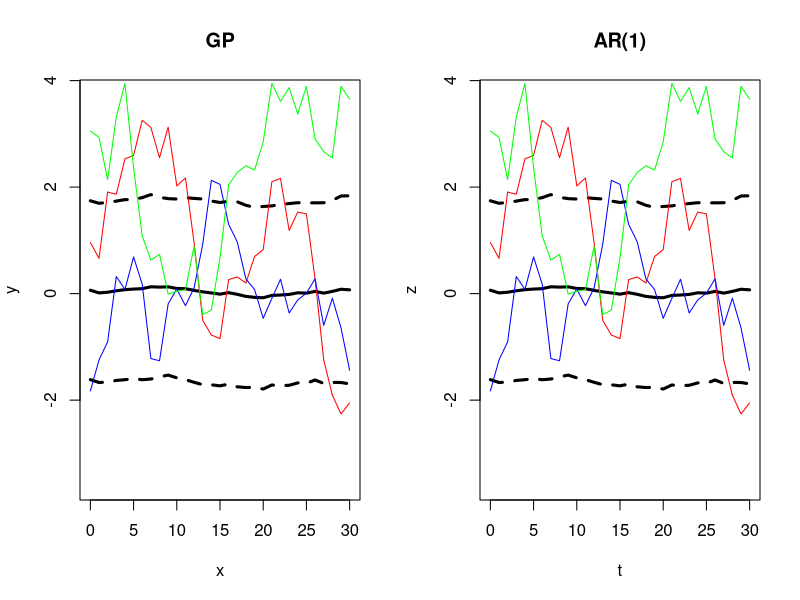
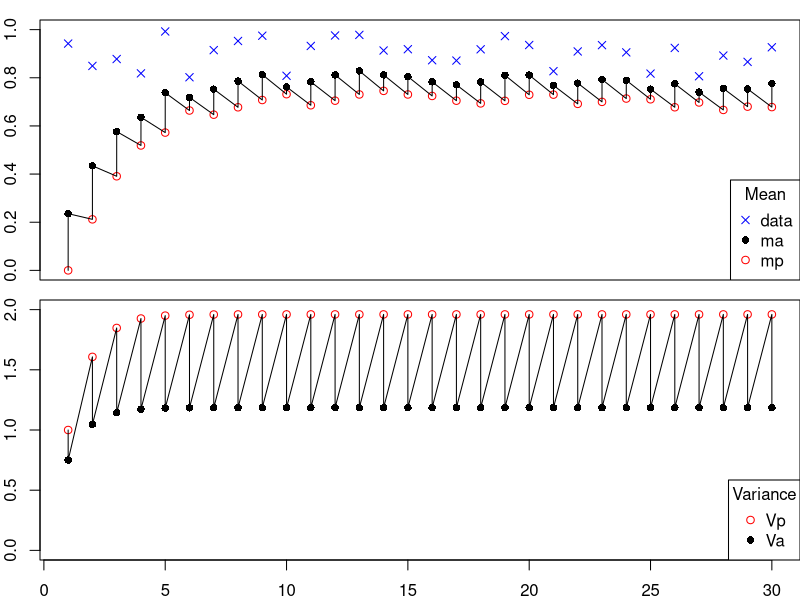
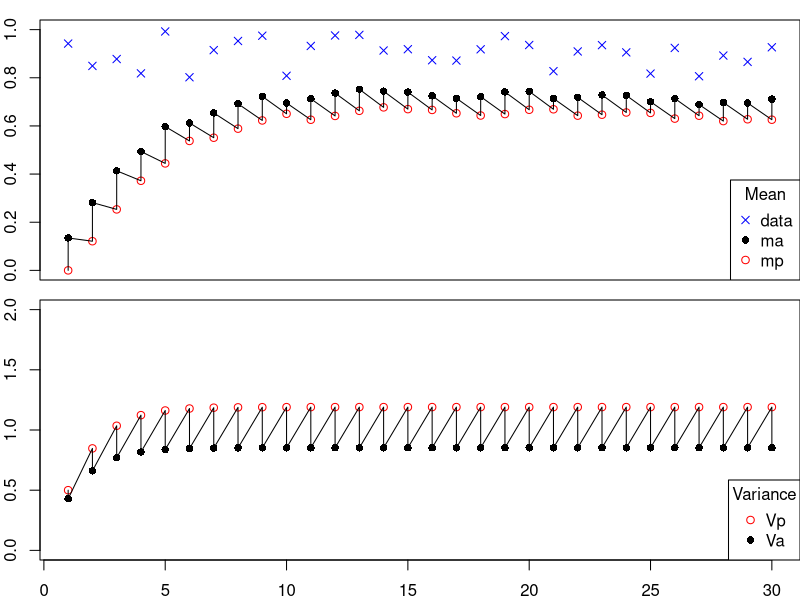

Here is the R script that generated these plots, in order:
## M. van Oijen (2024). Bayesian Compendium, 2nd edition.
## Chapter 22. Time Series and Data Assimilation

  GP.pred.0 <- function(x0,x,y,Sy,phi) {
    C0   <- Sy[1] * exp( -abs(x-x0)/phi )
    m0_y <- t(C0) %*% solve(Sy) %*% y
    S0_y <- Sy[1] - t(C0) %*% solve(Sy) %*% C0
    return( list( "m0_y"=m0_y, "S0_y"=S0_y ) ) }

  set.seed(13)
  Vy  <- 3 ; phi <- 1e1 ; nseries <- 1e3 ; n <- 30
  Y       <- NULL
  for(i in 1:nseries) {
    x   <- 0 ; y  <- rnorm(1,0,sqrt(Vy))
    for(xi in 1:n) {
      dx <- as.matrix( dist(x) ) ; Sy <- exp( -dx/phi ) * Vy
      py <- GP.pred.0(xi,x,y,Sy,phi)
      yi <- rnorm(1, mean=py$m0_y, sd=sqrt(py$S0_y))
      x  <- c(x,xi) ; y <- c(y,yi)
    } ; Y <- cbind( Y, y )
  } ; mY <- rowMeans(Y) ; sY <- apply(Y, 1, sd)

  set.seed(13)
  alpha <- exp(-1/phi) ; Ve <- Vy * (1-alpha^2)
  Z <- NULL
  for(i in 1:nseries) {
    z <- rnorm( 1, 0, sqrt(Ve/(1-alpha^2)) )
    for(t in 1:n){
      z1 <- rnorm(1, mean=alpha*tail(z,1), sd=sqrt(Ve))
      z  <- c(z,z1)
    } ; Z <- cbind( Z, z )
  } ; mZ <- rowMeans(Z) ; sZ <- apply(Z, 1, sd)

# Left: sampling from a Gaussian Process. Black lines are mean plus-minus one
# standard deviation of 1000 sampled functions for each value of x. Coloured
# lines show three sampled functions. Right: as on the left but from an AR(1)
# process rather than a GP. The same random seed was used for both panels.
  par( mfrow=c(1,2), mar=c(5,4,4,2) )
  x <- 0:n ; yrange <- 2*range(mY-sY,mY+sY)
  plot  (x, mY           , type="l", lwd=3, ylim=yrange,
         ylab="y", main="GP")
  points(x, mY-sY        , type="l", lwd=3, lty=2 )
  points(x, mY+sY        , type="l", lwd=3, lty=2 )
  points(x, Y[,1        ], type="l", col="red"   )
  points(x, Y[,nseries/2], type="l", col="blue"  )
  points(x, Y[,nseries  ], type="l", col="green" )
  plot  (x, mZ           , type="l", lwd=3, ylim=yrange,
         xlab="t", ylab="z", main="AR(1)")
  points(x, mZ-sZ        , type="l", lwd=3, lty=2 )
  points(x, mZ+sZ        , type="l", lwd=3, lty=2 )
  points(x, Z[,1        ], type="l", col="red"   )
  points(x, Z[,nseries/2], type="l", col="blue"  )
  points(x, Z[,nseries  ], type="l", col="green" )

  set.seed(13)
  n     <- 30 ; y <- runif(n,0.8,1) ; Vy <- 3
  zp    <- Vp <- za <- Va <- rep(NA,n)
  zp[1] <- 0 ; Vp[1] <- Vf <- 1 ; alpha <- 0.9
  for(i in 1:n) {
    Ki      <- Vp[i] / ( Vp[i] + Vy )
    za[i]   <- zp[i] + Ki * ( y[i] - zp[i] )
    Va[i]   <- ( 1 - Ki ) * Vp[i] ; if(i==n) break
    zp[i+1] <- alpha   * za[i]
    Vp[i+1] <- alpha^2 * Va[i] + Vf }

# Data assimilation using the KF. The top panel shows the observations and the
# alternating state estimates from model prediction (mp) and data assimilation
# (ma). The bottom panel shows the corresponding uncertainties as variances.
# Observational uncertainty is not shown but has a constant variance equal to 3.
  tp  <- (1:n) ; ta <- tp + 1e-3
  tpa <- sort( c(tp,ta) ) ; zpa <- c( rbind(zp,za) ) ; Vpa <- c( rbind(Vp,Va) )
  par( mfrow=c(2,1), mar=c(1,2,1,0) )
  plot  ( 1:n, zp, ylim=c(0,1), xlab="time",ylab="", col="red", xaxt="n" )
  points( 1:n, za, col="black", pch=16)
  points( 1:n,  y, col="blue", pch=4)
  points( tpa, zpa, type="l" )
  legend( "bottomright", title=paste0("Mean"),
          legend=c("data","ma","mp"),
          col=c("blue","black","red"), pch=c(4,16,1) )
  par( mar=c(2,2,0,0) )
  plot  ( 1:n, Vp, ylim=c(0,2), xlab="time",ylab="", col="red" )
  points( 1:n, Va, col="black", pch=16)
  points( tpa, Vpa, type="l" )
  legend( "bottomright", title=paste0("Variance"),
          legend=c("Vp","Va"),
          col=c("red","black"), pch=c(1,16) )

  # Vy <- rep(1e8,n)
  # alpha <- exp(-1/10) ; Vf <- 3 * (1-alpha^2) ; zp[1] <- 0 ; Vp[1] <- 3
  # for(i in 1:n) {
  #   Ki      <- Vp[i] / ( Vp[i] + Vy[i] )
  #   za[i]   <- zp[i] + Ki * ( y[i] - zp[i] )
  #   Va[i]   <- ( 1 - Ki ) * Vp[i] ; if(i==n) break
  #   zp[i+1] <- alpha   * za[i]
  #   Vp[i+1] <- alpha^2 * Va[i] + Vf }
  # print(zp) ; print(Vp) ; print(za) ; print(Va)

  # set.seed(13)
  # n <- 30 ; y <- runif(n,0.8,1) ; Vy <- rep(3,n)
  # zp <- Sp <- za <- Sa <- vector("list",n)
  # zp[[1]]  <- matrix(0) ; Sp[[1]] <- Vf <- matrix(1) ; F <- matrix(0.9)
  # H        <- matrix(1)
  # for(i in 1:n) {
  #   Ki        <- Sp[[i]] %*% t(H) %*% solve( H %*% Sp[[i]] %*% t(H) + Vy[i] )
  #   za[[i]]   <- zp[[i]] + Ki %*% ( y[i] - H %*% zp[[i]] )
  #   Sa[[i]]   <- ( diag(1) - Ki %*% H ) %*% Sp[[i]] ; if(i==n) break
  #   zp[[i+1]] <- F %*% za[[i]]
  #   Sp[[i+1]] <- F %*% Sa[[i]] %*% t(F) + Vf }
  # print(unlist( zp )) ; print(unlist( Sp ))
  # print(unlist( za )) ; print(unlist( Sa ))

  set.seed(13)
  n  <- 30 ; y <- runif(n,0.8,1) ; Vy <- rep(3,n)

  zp      <- Sp <- za <- Sa <- vector("list",n)
  zp[[1]] <- c(0,0) ; Sp[[1]] <- Sf <- diag(1,2)
  F       <- diag(0.9,2)
  H       <- t( c(0.5,0.5) )
  for(i in 1:n) {
    Ki        <- Sp[[i]] %*% t(H) %*% solve( H %*% Sp[[i]] %*% t(H) + Vy[i] )
    za[[i]]   <- zp[[i]] + Ki %*% ( y[i] - H %*% zp[[i]] )
    Sa[[i]]   <- ( diag(2) - Ki %*% H ) %*% Sp[[i]] ; if(i==n) break
    zp[[i+1]] <- F %*% za[[i]]
    Sp[[i+1]] <- F %*% Sa[[i]] %*% t(F) + Sf }

  # print(unlist( zp )) ; print(unlist( Sp ))
  # print(unlist( za )) ; print(unlist( Sa ))
  # print( sum(Sp[[30]])/4 )
  # print( sum(Sa[[30]])/4 )

# Data assimilation using a bivariate KF. The top panel shows the observations
# and the alternating mean state estimates from model prediction (mp) and data
# assimilation (ma). The bottom panel shows the corresponding uncertainties.
# Observational uncertainty is not shown but has a constant variance equal to 3.
  tp   <- (1:n) ; ta <- tp + 1e-3 ; tpa <- sort( c(tp,ta) )
  zp.u <- unlist(zp) ; Sp.u <- unlist(Sp) ; za.u <- unlist(za) ; Sa.u <- unlist(Sa)
  iz1  <- seq(1, 59,by=2) ; iz2  <- iz1+1
  iV1  <- seq(1,117,by=4) ; iC12 <- iV1+1 ; iV2 <- iV1+3
  mp   <- 0.5 * (zp.u[iz1] + zp.u[iz2])
  ma   <- 0.5 * (za.u[iz1] + za.u[iz2])
  Vp   <- (Sp.u[iV1] + Sp.u[iV2] + 2 * Sp.u[iC12]) * 0.5^2
  Va   <- (Sa.u[iV1] + Sa.u[iV2] + 2 * Sa.u[iC12]) * 0.5^2
  mpa  <- c( rbind(mp,ma) ) ; Vpa <- c( rbind(Vp,Va) )
  par( mfrow=c(2,1), mar=c(1,2,1,0) )
  plot  ( tp ,  mp, ylim=c(0,1), xlab="time",ylab="", col="red", xaxt="n" )
  points( ta ,  ma, col="black", pch=16)
  points( tp ,   y, col="blue", pch=4)
  points( tpa, mpa, type="l" )
  legend( "bottomright", title=paste0("Mean"),
          legend=c("data","ma","mp"),
          col=c("blue","black","red"), pch=c(4,16,1) )
  par( mar=c(2,2,0,0) )
  plot  ( tp , Vp , ylim=c(0,2), xlab="time",ylab="", col="red" )
  points( ta , Va , col="black", pch=16)
  points( tpa, Vpa, type="l" )
  legend( "bottomright", title=paste0("Variance"),
          legend=c("Vp","Va"),
          col=c("red","black"), pch=c(1,16) )

  KalmanGain_SVD <- function(Sp,H,Vy) {
    Z     <- H %*% Sp %*% t(H) + Vy ; svd_Z <- svd(Z)
    inv_Z <- solve( t(svd_Z$v) ) %*% solve( diag(svd_Z$d) ) %*% solve( svd_Z$u )
    return( Sp %*% t(H) %*% inv_Z ) }
  